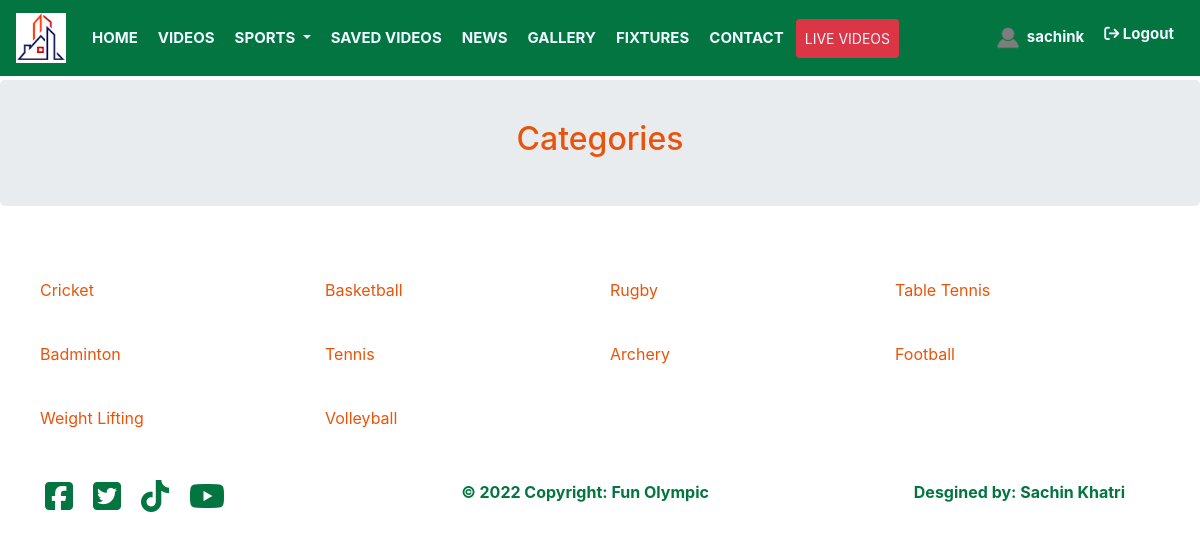
Screenshot of /categories.php (signed in) with the database file from the repository.
### tables this page shows
CREATE TABLE `users` (
  `uid` int(11) NOT NULL,
  `fullname` varchar(255) NOT NULL,
  `phone` varchar(255) NOT NULL,
  `nationality` varchar(255) NOT NULL,
  `email` varchar(255) NOT NULL,
  `profile_image` varchar(255) NOT NULL,
  `username` varchar(255) NOT NULL,
  `password` varchar(255) NOT NULL,
  `status` varchar(255) NOT NULL,
  `registered_date` varchar(255) NOT NULL,
  `is_admin` int(11) NOT NULL,
  `last_login` varchar(255) NOT NULL
);

CREATE TABLE `categories` (
  `cid` int(11) NOT NULL,
  `category_title` varchar(255) NOT NULL
);

### categories.php (the view, shortened to what this page needs)
<?php include "header.php" ?>
<div class="row jumbotron justify-content-center" style="margin-top:80px; color:#ea540a; padding:40px 0">
    <h2>Categories</h2>
</div>
<div class="row">
    <div class="container">
        <div class="row" style="padding: 20px 0">
            <?php
            $query = "SELECT * FROM categories";
            $select_categories = mysqli_query($connection, $query);
            $count = mysqli_num_rows($select_categories);
            if($count<1){
                echo "<p class='text-danger'>No categories available</p>";
            }
            else{
                while($row = mysqli_fetch_assoc($select_categories)) {
                        $category_title     = $row['category_title']; ?>
            <div class="col-md-3" style="padding: 20px 10px">
                <a href="video.php?category=<?php echo $category_title ?>" style="color:#ea540a; "><?php echo $category_title ?>
                </a></div>
            <?php
        } }
        ?>
        </div>
    </div>
</div>
<?php include "footer.php" ?>

### header.php (shortened to what this page needs)
<?php
include ("functions.php");
$username = $_SESSION['username'];
?>
<!DOCTYPE html>
<html lang="en">
<head>
    <link rel="stylesheet" href="https://stackpath.bootstrapcdn.com/bootstrap/4.5.0/css/bootstrap.min.css">
    <link rel="stylesheet" href="https://maxcdn.bootstrapcdn.com/font-awesome/4.7.0/css/font-awesome.min.css">
    <link rel="stylesheet" href="css/styles.css">
</head>
<body>
    <nav class="navbar navbar-expand-lg fixed-top navbar-light">
        <a class="navbar-brand" href="<?php if(!isset($_GET['notlogged'])){echo 'home.php';} else{echo 'index.php';}?>"><img src="images/logo.png" height="50" width="50" alt=""></a>
        <div class="collapse navbar-collapse" id="navbarNavDropdown">
            <ul class="navbar-nav mr-auto">
                <li class="nav-item active">
                    <a class="nav-link" href="home.php">HOME</a>
                </li>
                <li class="nav-item">
                    <a class="nav-link" href="video_archive.php">VIDEOS</a>
                </li>
                <li class="nav-item dropdown">
                    <a class="nav-link dropdown-toggle" href="#" id="navbarDropdownMenuLink" data-toggle="dropdown"
                        aria-haspopup="true" aria-expanded="false">
                        SPORTS
                    </a>
                </li>
                <li class="nav-item">
                    <a class="nav-link" href="filtered_video.php?favorite">SAVED VIDEOS</a>
                </li>
                <li class="nav-item">
                    <a class="nav-link" href="news.php">NEWS</a>
                </li>
                <li class="nav-item">
                    <a class="nav-link" href="gallery.php">GALLERY</a>
                </li>
                <li class="nav-item">
                    <a class="nav-link" href="fixtures.php">FIXTURES</a>
                </li>
                <li class="nav-item">
                    <a class="nav-link" href="contact.php">CONTACT</a>
                </li>
                <li class="nav-item">
                    <a class="nav-link btn btn-danger btn-sm" href="video.php?live">LIVE VIDEOS</a>
                </li>
            </ul>
            <ul class="navbar-nav">
                <li class="nav-item">
                    <a class="nav-link" href="profile.php">
                        <?php
                            $query = "SELECT * FROM users WHERE username = '$username'";
                            $select_user = mysqli_query($connection, $query);
                            while($row = mysqli_fetch_assoc($select_user)) {
                                $profile_image = $row['profile_image'];
                            ?>
                        <img src="images/<?php echo $profile_image ?>" height="30" width="30" alt=""
                            style="border-radius:50%">
                        <?php echo $username?>
                        <?php } ?>
                    </a>
                </li>
                <li class="nav-item">
                    <a class="nav-link logout" href="logout.php"><i
                            class="fa-solid fa-arrow-right-from-bracket"></i>&nbsp;Logout</a>
                </li>
            </ul>
        </div>
    </nav>
    <div class="container-fluid">

### css/styles.css (style rules this page uses)
.navbar { background:#027541; width:100%; font-size: 15px; font-weight: bold; }
.nav-item { border: 2px #027541 solid; }
.nav-link { color:aliceblue !important; }

### rows the page displays
users: profile_image (placeholder picture)
categories: category_title "Cricket"
categories: category_title "Basketball"
categories: category_title "Rugby"
categories: category_title "Table Tennis"
categories: category_title "Badminton"
categories: category_title "Tennis"
categories: category_title "Archery"
categories: category_title "Football"
categories: category_title "Weight Lifting"
categories: category_title "Volleyball"
